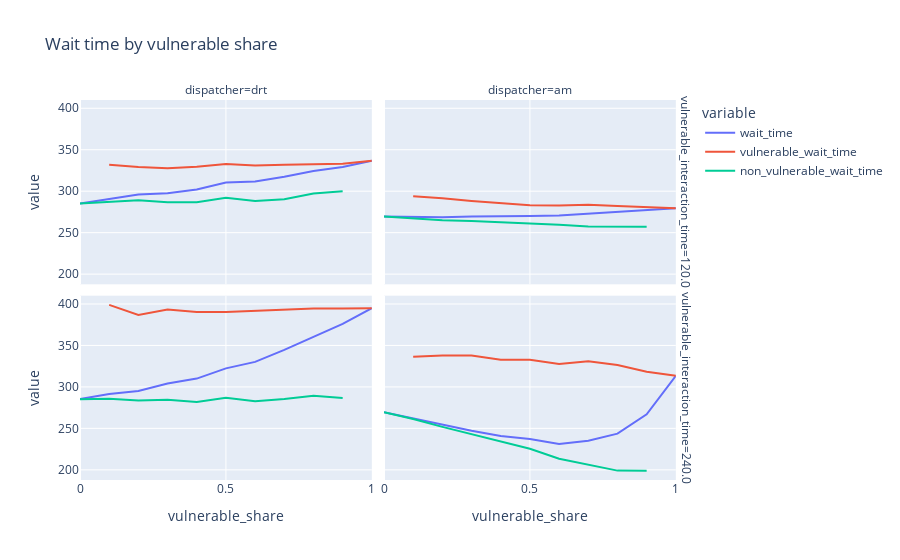

The notebook cell this image was saved under:
### Code cell
df_plot = df_analysis[
    df_analysis["vulnerable_interaction_time"].isin([120, 240]) & (df_analysis["fleet_size"] == analysis_fleet_size)
].melt(
    ["vulnerable_share", "vulnerable_interaction_time", "dispatcher"], 
    ["wait_time", "vulnerable_wait_time", "non_vulnerable_wait_time"]
).sort_values(by = ["vulnerable_share", "vulnerable_interaction_time"])

px.line(df_plot, height = 600, title = "Wait time by vulnerable share",
        x = "vulnerable_share", y = "value", color = "variable", 
        facet_col = "dispatcher", facet_row = "vulnerable_interaction_time")

### Figure 1 — Plotly figure (JSON) as saved in the notebook; plotly's stock layout.template omitted (floating-point values rounded to 4 significant figures)
{"data": [{"hovertemplate": "variable=wait_time<br>vulnerable_interaction_time=120.0<br>dispatcher=drt<br>vulnerable_share=%{x}<br>value=%{y}<extra></extra>", "legendgroup": "wait_time", "line": {"color": "#636efa", "dash": "solid"}, "marker": {"symbol": "circle"}, "mode": "lines", "name": "wait_time", "orientation": "v", "showlegend": true, "type": "scatter", "x": [0, 0.1, 0.2, 0.3, 0.4, 0.5, 0.6, 0.7, 0.8, 0.9, 1], "xaxis": "x3", "y": [285.3, 291.0, 296.0, 297.6, 302.1, 310.5, 311.7, 317.4, 324.4, 329.3, 336.7], "yaxis": "y3"}, {"hovertemplate": "variable=wait_time<br>vulnerable_interaction_time=120.0<br>dispatcher=am<br>vulnerable_share=%{x}<br>value=%{y}<extra></extra>", "legendgroup": "wait_time", "line": {"color": "#636efa", "dash": "solid"}, "marker": {"symbol": "circle"}, "mode": "lines", "name": "wait_time", "orientation": "v", "showlegend": false, "type": "scatter", "x": [0, 0.1, 0.2, 0.3, 0.4, 0.5, 0.6, 0.7, 0.8, 0.9, 1], "xaxis": "x4", "y": [269.4, 269.0, 268.6, 269.5, 269.5, 270.0, 270.8, 273.0, 275.3, 277.1, 279.4], "yaxis": "y4"}, {"hovertemplate": "variable=wait_time<br>vulnerable_interaction_time=240.0<br>dispatcher=drt<br>vulnerable_share=%{x}<br>value=%{y}<extra></extra>", "legendgroup": "wait_time", "line": {"color": "#636efa", "dash": "solid"}, "marker": {"symbol": "circle"}, "mode": "lines", "name": "wait_time", "orientation": "v", "showlegend": false, "type": "scatter", "x": [0, 0.1, 0.2, 0.3, 0.4, 0.5, 0.6, 0.7, 0.8, 0.9, 1], "xaxis": "x", "y": [285.3, 291.5, 295.1, 304.0, 310.0, 322.3, 330.1, 344.6, 360.4, 376.0, 395.0], "yaxis": "y"}, {"hovertemplate": "variable=wait_time<br>vulnerable_interaction_time=240.0<br>dispatcher=am<br>vulnerable_share=%{x}<br>value=%{y}<extra></extra>", "legendgroup": "wait_time", "line": {"color": "#636efa", "dash": "solid"}, "marker": {"symbol": "circle"}, "mode": "lines", "name": "wait_time", "orientation": "v", "showlegend": false, "type": "scatter", "x": [0, 0.1, 0.2, 0.3, 0.4, 0.5, 0.6, 0.7, 0.8, 0.9, 1], "xaxis": "x2", "y": [269.4, 261.9, 253.8, 247.2, 240.9, 237.3, 231.3, 235.0, 243.6, 266.9, 313.5], "yaxis": "y2"}, {"hovertemplate": "variable=vulnerable_wait_time<br>vulnerable_interaction_time=120.0<br>dispatcher=drt<br>vulnerable_share=%{x}<br>value=%{y}<extra></extra>", "legendgroup": "vulnerable_wait_time", "line": {"color": "#EF553B", "dash": "solid"}, "marker": {"symbol": "circle"}, "mode": "lines", "name": "vulnerable_wait_time", "orientation": "v", "showlegend": true, "type": "scatter", "x": [0, 0.1, 0.2, 0.3, 0.4, 0.5, 0.6, 0.7, 0.8, 0.9, 1], "xaxis": "x3", "y": [null, 331.7, 329.2, 327.6, 329.5, 332.7, 330.9, 331.8, 332.7, 333.2, 336.7], "yaxis": "y3"}, {"hovertemplate": "variable=vulnerable_wait_time<br>vulnerable_interaction_time=120.0<br>dispatcher=am<br>vulnerable_share=%{x}<br>value=%{y}<extra></extra>", "legendgroup": "vulnerable_wait_time", "line": {"color": "#EF553B", "dash": "solid"}, "marker": {"symbol": "circle"}, "mode": "lines", "name": "vulnerable_wait_time", "orientation": "v", "showlegend": false, "type": "scatter", "x": [0, 0.1, 0.2, 0.3, 0.4, 0.5, 0.6, 0.7, 0.8, 0.9, 1], "xaxis": "x4", "y": [null, 293.9, 291.6, 288.2, 285.5, 283.1, 282.8, 283.5, 282.3, 280.4, 279.4], "yaxis": "y4"}, {"hovertemplate": "variable=vulnerable_wait_time<br>vulnerable_interaction_time=240.0<br>dispatcher=drt<br>vulnerable_share=%{x}<br>value=%{y}<extra></extra>", "legendgroup": "vulnerable_wait_time", "line": {"color": "#EF553B", "dash": "solid"}, "marker": {"symbol": "circle"}, "mode": "lines", "name": "vulnerable_wait_time", "orientation": "v", "showlegend": false, "type": "scatter", "x": [0, 0.1, 0.2, 0.3, 0.4, 0.5, 0.6, 0.7, 0.8, 0.9, 1], "xaxis": "x", "y": [null, 398.9, 386.7, 393.3, 390.3, 390.3, 391.6, 393.1, 394.4, 394.6, 395.0], "yaxis": "y"}, {"hovertemplate": "variable=vulnerable_wait_time<br>vulnerable_interaction_time=240.0<br>dispatcher=am<br>vulnerable_share=%{x}<br>value=%{y}<extra></extra>", "legendgroup": "vulnerable_wait_time", "line": {"color": "#EF553B", "dash": "solid"}, "marker": {"symbol": "circle"}, "mode": "lines", "name": "vulnerable_wait_time", "orientation": "v", "showlegend": false, "type": "scatter", "x": [0, 0.1, 0.2, 0.3, 0.4, 0.5, 0.6, 0.7, 0.8, 0.9, 1], "xaxis": "x2", "y": [null, 336.2, 337.7, 337.9, 332.8, 332.7, 327.5, 330.9, 326.5, 318.3, 313.5], "yaxis": "y2"}, {"hovertemplate": "variable=non_vulnerable_wait_time<br>vulnerable_interaction_time=120.0<br>dispatcher=drt<br>vulnerable_share=%{x}<br>value=%{y}<extra></extra>", "legendgroup": "non_vulnerable_wait_time", "line": {"color": "#00cc96", "dash": "solid"}, "marker": {"symbol": "circle"}, "mode": "lines", "name": "non_vulnerable_wait_time", "orientation": "v", "showlegend": true, "type": "scatter", "x": [0, 0.1, 0.2, 0.3, 0.4, 0.5, 0.6, 0.7, 0.8, 0.9, 1], "xaxis": "x3", "y": [285.3, 287.4, 289.2, 286.7, 286.7, 292.1, 288.2, 290.4, 297.2, 299.8, null], "yaxis": "y3"}, {"hovertemplate": "variable=non_vulnerable_wait_time<br>vulnerable_interaction_time=120.0<br>dispatcher=am<br>vulnerable_share=%{x}<br>value=%{y}<extra></extra>", "legendgroup": "non_vulnerable_wait_time", "line": {"color": "#00cc96", "dash": "solid"}, "marker": {"symbol": "circle"}, "mode": "lines", "name": "non_vulnerable_wait_time", "orientation": "v", "showlegend": false, "type": "scatter", "x": [0, 0.1, 0.2, 0.3, 0.4, 0.5, 0.6, 0.7, 0.8, 0.9, 1], "xaxis": "x4", "y": [269.4, 267.4, 265.0, 264.2, 262.6, 261.6, 259.5, 257.4, 257.6, 257.2, null], "yaxis": "y4"}, {"hovertemplate": "variable=non_vulnerable_wait_time<br>vulnerable_interaction_time=240.0<br>dispatcher=drt<br>vulnerable_share=%{x}<br>value=%{y}<extra></extra>", "legendgroup": "non_vulnerable_wait_time", "line": {"color": "#00cc96", "dash": "solid"}, "marker": {"symbol": "circle"}, "mode": "lines", "name": "non_vulnerable_wait_time", "orientation": "v", "showlegend": false, "type": "scatter", "x": [0, 0.1, 0.2, 0.3, 0.4, 0.5, 0.6, 0.7, 0.8, 0.9, 1], "xaxis": "x", "y": [285.3, 285.7, 283.7, 284.4, 281.8, 287.0, 282.7, 285.5, 289.3, 286.7, null], "yaxis": "y"}, {"hovertemplate": "variable=non_vulnerable_wait_time<br>vulnerable_interaction_time=240.0<br>dispatcher=am<br>vulnerable_share=%{x}<br>value=%{y}<extra></extra>", "legendgroup": "non_vulnerable_wait_time", "line": {"color": "#00cc96", "dash": "solid"}, "marker": {"symbol": "circle"}, "mode": "lines", "name": "non_vulnerable_wait_time", "orientation": "v", "showlegend": false, "type": "scatter", "x": [0, 0.1, 0.2, 0.3, 0.4, 0.5, 0.6, 0.7, 0.8, 0.9, 1], "xaxis": "x2", "y": [269.4, 261.3, 251.8, 243.0, 233.3, 225.4, 213.3, 206.3, 199.1, 198.9, null], "yaxis": "y2"}], "layout": {"annotations": [{"font": {}, "showarrow": false, "text": "dispatcher=drt", "x": 0.24, "xanchor": "center", "xref": "paper", "y": 1, "yanchor": "bottom", "yref": "paper"}, {"font": {}, "showarrow": false, "text": "dispatcher=am", "x": 0.74, "xanchor": "center", "xref": "paper", "y": 1, "yanchor": "bottom", "yref": "paper"}, {"font": {}, "showarrow": false, "text": "vulnerable_interaction_time=240.0", "textangle": 90, "x": 0.98, "xanchor": "left", "xref": "paper", "y": 0.2425, "yanchor": "middle", "yref": "paper"}, {"font": {}, "showarrow": false, "text": "vulnerable_interaction_time=120.0", "textangle": 90, "x": 0.98, "xanchor": "left", "xref": "paper", "y": 0.7575, "yanchor": "middle", "yref": "paper"}], "autosize": true, "legend": {"title": {"text": "variable"}, "tracegroupgap": 0}, "title": {"text": "Wait time by vulnerable share"}, "xaxis": {"anchor": "y", "autorange": true, "domain": [0, 0.48], "range": [0, 1], "title": {"text": "vulnerable_share"}, "type": "linear"}, "xaxis2": {"anchor": "y2", "autorange": true, "domain": [0.5, 0.98], "matches": "x", "range": [0, 1], "title": {"text": "vulnerable_share"}, "type": "linear"}, "xaxis3": {"anchor": "y3", "autorange": true, "domain": [0, 0.48], "matches": "x", "range": [0, 1], "showticklabels": false, "type": "linear"}, "xaxis4": {"anchor": "y4", "autorange": true, "domain": [0.5, 0.98], "matches": "x", "range": [0, 1], "showticklabels": false, "type": "linear"}, "yaxis": {"anchor": "x", "autorange": true, "domain": [0, 0.485], "range": [187.7, 410.0], "title": {"text": "value"}, "type": "linear"}, "yaxis2": {"anchor": "x2", "autorange": true, "domain": [0, 0.485], "matches": "y", "range": [187.7, 410.0], "showticklabels": false, "type": "linear"}, "yaxis3": {"anchor": "x3", "autorange": true, "domain": [0.515, 1], "matches": "y", "range": [187.7, 410.0], "title": {"text": "value"}, "type": "linear"}, "yaxis4": {"anchor": "x4", "autorange": true, "domain": [0.515, 1], "matches": "y", "range": [187.7, 410.0], "showticklabels": false, "type": "linear"}}}
